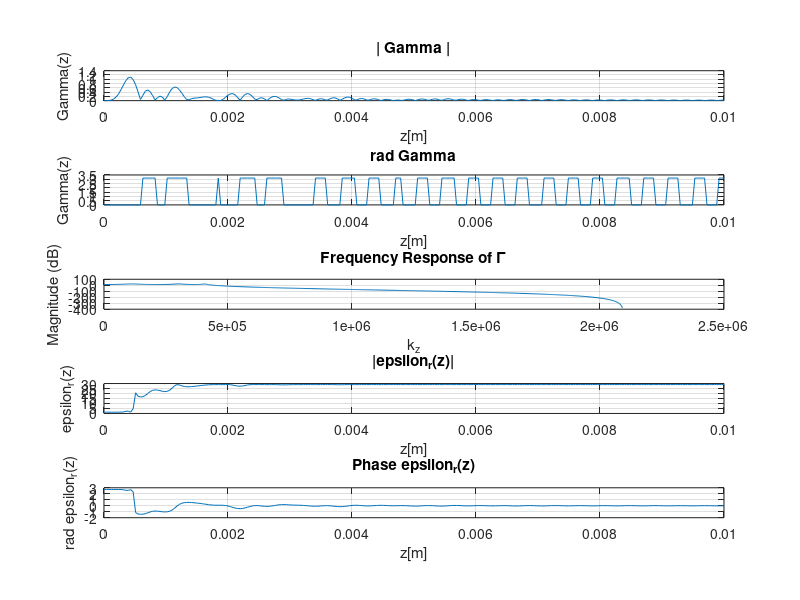
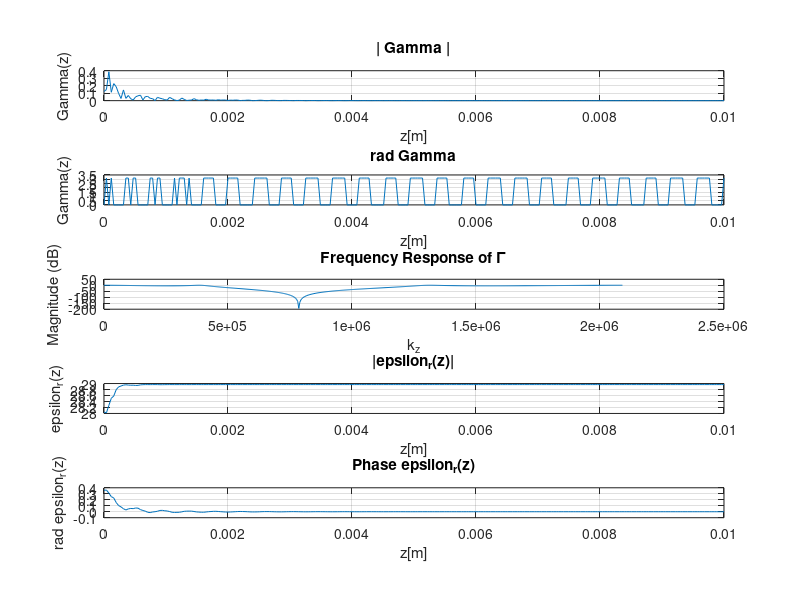
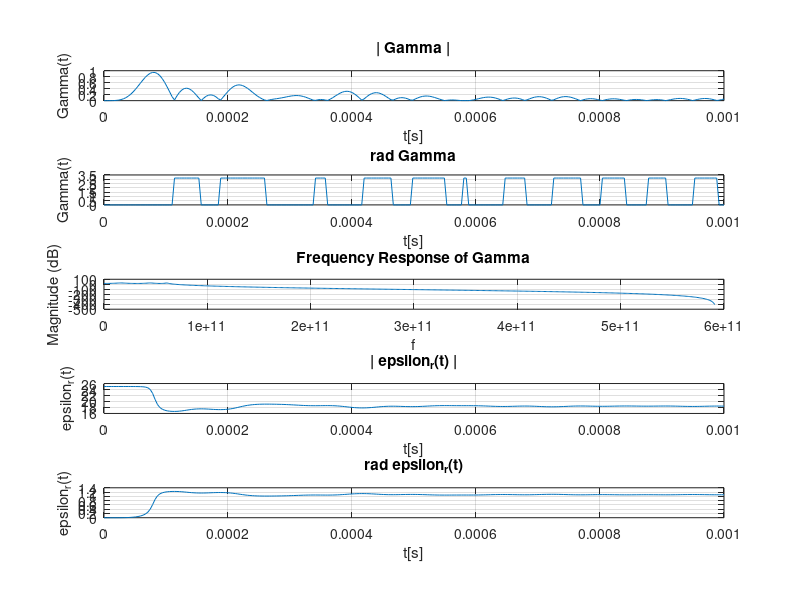
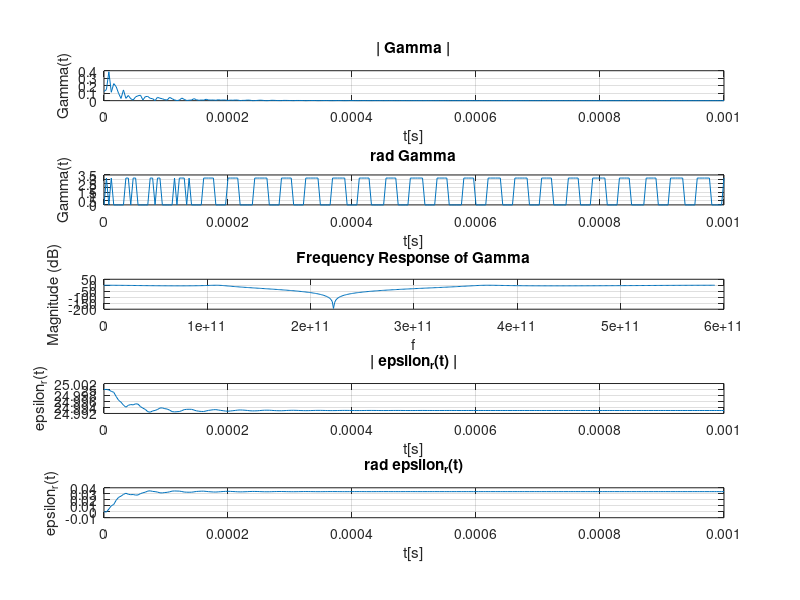

Write the MATLAB code that produced these figures, in order.
% Spacial variations
clear all;

L = 0.01;
N_L = 256;
mu_0 = pi*4e-7;
eps_0 = 8.85418782e-12;
omega = 2*pi*(10^(10));
Z_L = 0.7*1e2;
vp = 0.15e8;
z = linspace(0, L, N_L);

k = omega/vp;

% we use a chebyshev's Low Pass Filter

kc = k*1e2; % cutoff
ks = k*1e3; % sampling freq

% Design Chebyshev Type I filter coefficients
[bc, ac] = cheby1(6,10,kc/(ks/2));

% take delta function as input
x = [1, zeros(1, N_L-1)];

Gamma = filter(bc/0.08, ac, x); % Gamma(z)
[Hz, kz] = freqz(bc/0.08,ac,[],ks); % freq resp

dGamma = gradient(Gamma); % Gamma'(z)

% find a and b
a = -2*dGamma.*(1./(1-Gamma.^2));
b = 4*1j*omega*sqrt(mu_0)*(Gamma./(1-Gamma.^2));

% Numerically integrate a from L to z
int_a = cumtrapz(a)*(L/N_L) - trapz(a)*(L/N_L);

% Calculate I(z)
I = exp(-int_a);
D = cumtrapz(I.*b)*(L/N_L) - trapz(I.*b)*(L/N_L);

% find eps(z)
epsz = ( I(N_L)*(Z_L/sqrt(mu_0))*I.^(-1) + I.^(-1).*D ).^(-2);

figure1=figure('Position', [100, 100, 1024, 1200]);
subplot(5,1,1)
plot(z, abs(Gamma))
grid("on")
xlabel("z[m]")
ylabel("\Gamma(z)")
title("| \Gamma |")

subplot(5,1,2)
plot(z, angle(Gamma))
grid("on")
xlabel("z[m]")
ylabel("\Gamma(z)")
title("rad \Gamma")

subplot(5,1,3)
plot(kz, 20*log10(abs(Hz)));
xlabel('k_z');
ylabel('Magnitude (dB)');
grid("on")
title('Frequency Response of \Gamma');

subplot(5,1,4)
plot(z, abs(epsz/(eps_0)))
grid("on")
xlabel("z[m]")
ylabel("\epsilon_r(z)")
title("|\epsilon_r(z)|")

subplot(5,1,5)
plot(z, angle(epsz/(eps_0)))
grid("on")
xlabel("z[m]")
ylabel("rad \epsilon_r(z)")
title("Phase \epsilon_r(z)")

% take delta function as input
[bc,ac] = cheby1(3,5,[0.2 0.6],'stop');
x = [1, zeros(1, N_L-1)];

Gamma = filter(bc, ac, x); % Gamma(z)
[Hz, kz] = freqz(bc,ac,[],ks); % freq resp

dGamma = gradient(Gamma); % Gamma'(z)k
% find a and b
a = -2*dGamma.*(1./(1-Gamma.^2));
b = 4*1j*omega*sqrt(mu_0)*(Gamma./(1-Gamma.^2));

% Numerically integrate a from L to z
int_a = cumtrapz(a)*(L/N_L) - trapz(a)*(L/N_L);

% Calculate I(z)
I = exp(-int_a);
D = cumtrapz(I.*b)*(L/N_L) - trapz(I.*b)*(L/N_L);

% find eps(z)
epsz = ( I(N_L)*(Z_L/sqrt(mu_0))*I.^(-1) + I.^(-1).*D ).^(-2);

% ode

figure1_1=figure('Position', [100, 100, 1024, 1200]);
subplot(5,1,1)
plot(z, abs(Gamma))
grid("on")
xlabel("z[m]")
ylabel("\Gamma(z)")
title("| \Gamma |")

subplot(5,1,2)
plot(z, angle(Gamma))
grid("on")
xlabel("z[m]")
ylabel("\Gamma(z)")
title("rad \Gamma")

subplot(5,1,3)
plot(kz, 20*log10(abs(Hz)));
xlabel('k_z');
ylabel('Magnitude (dB)');
grid("on")
title('Frequency Response of \Gamma');

subplot(5,1,4)
plot(z, abs(epsz/(eps_0)))
grid("on")
xlabel("z[m]")
ylabel("\epsilon_r(z)")
title("|\epsilon_r(z)|")

subplot(5,1,5)
plot(z, angle(epsz/(eps_0)))
grid("on")
xlabel("z[m]")
ylabel("rad \epsilon_r(z)")
title("Phase \epsilon_r(z)")

T = 0.001;
N_T = 256;
t = linspace(0, T, N_T);
mu_0 = pi*4e-7;
eps_0 = 8.85418782e-12;
omega = 2*pi*(10^(10));
Z_L = 0.7*1e2;
vp = 0.15e8;

% we use a chebyshev's Low Pass Filter

fc = omega; % cutoff frequency
fs = omega*6*pi; % sampling freq

% Design Chebyshev Type I filter coefficients
[bc, ac] = cheby1(6,10,fc/(fs/2));

% take delta function as input so that output will give Gamma(t)
x = [1, zeros(1, N_T-1)];

Gamma = filter(bc/0.05, ac, x); % Gamma(z)
[Ht, ft] = freqz(bc/0.05,ac,[],fs); % freq resp

dGamma = gradient(Gamma); % Gamma'(z)


a = -2*dGamma.*(1./(1-Gamma.^2));
b = 4*1j*omega*sqrt(mu_0)*(Gamma./(1-Gamma.^2));

% Numerically integrate a from L to z
int_a = cumtrapz(a)*(T/N_T) - cumtrapz(a(1))*(T/N_T);

% Calculate I(z)
I = exp(int_a);

D = cumtrapz(I.*b)*(T/N_T) - cumtrapz(I(1)*b(1))*(T/N_T);
epst = ( I(1)*(1/(5*sqrt(eps_0)))*I.^(-1) - I.^(-1).*D ).^(-2);

figure2=figure('Position', [100, 100, 1024, 1200]);
subplot(5,1,1)
plot(t, abs(Gamma))
grid("on")
xlabel("t[s]")
ylabel("\Gamma(t)")
title("| \Gamma |")

subplot(5,1,2)
plot(t, angle(Gamma))
grid("on")
xlabel("t[s]")
ylabel("\Gamma(t)")
title("rad \Gamma")

subplot(5,1,3)
plot(ft, 20*log10(abs(Ht)));
xlabel('f');
ylabel('Magnitude (dB)');
grid("on")
title('Frequency Response of Gamma');

subplot(5,1,4)
plot(t, abs(epst/(eps_0)))
grid("on")
xlabel("t[s]")
ylabel("\epsilon_r(t)")
title("| \epsilon_r(t) |")

subplot(5,1,5)
plot(t, angle(epst/(eps_0)))
grid("on")
xlabel("t[s]")
ylabel("\epsilon_r(t)")
title("rad \epsilon_r(t)")

[bc, ac] = cheby1(3,5,[0.2 0.6],'stop');

% take delta function as input so that output will give Gamma(t)
x = [1, zeros(1, N_T-1)];

Gamma = filter(bc, ac, x); % Gamma(z)
[Ht, ft] = freqz(bc,ac,[],fs); % freq resp

dGamma = gradient(Gamma); % Gamma'(z)

a = -2*dGamma.*(1./(1-Gamma.^2));
b = 4*1j*omega*sqrt(mu_0)*(Gamma./(1-Gamma.^2));

% Numerically integrate a from L to z
int_a = cumtrapz(a)*(T/N_T) - cumtrapz(a(1))*(T/N_T);

% Calculate I(z)
I = exp(int_a);

D = cumtrapz(I.*b)*(T/N_T) - cumtrapz(I(1)*b(1))*(T/N_T);
epst = ( I(1)*(1/(5*sqrt(eps_0)))*I.^(-1) - I.^(-1).*D ).^(-2);

figure2_1=figure('Position', [100, 100, 1024, 1200]);
subplot(5,1,1)
plot(t, abs(Gamma))
grid("on")
xlabel("t[s]")
ylabel("\Gamma(t)")
title("| \Gamma |")

subplot(5,1,2)
plot(t, angle(Gamma))
grid("on")
xlabel("t[s]")
ylabel("\Gamma(t)")
title("rad \Gamma")

subplot(5,1,3)
plot(ft, 20*log10(abs(Ht)));
xlabel('f');
ylabel('Magnitude (dB)');
grid("on")
title('Frequency Response of Gamma');

subplot(5,1,4)
plot(t, abs(epst/(eps_0)))
grid("on")
xlabel("t[s]")
ylabel("\epsilon_r(t)")
title("| \epsilon_r(t) |")

subplot(5,1,5)
plot(t, angle(epst/(eps_0)))
grid("on")
xlabel("t[s]")
ylabel("\epsilon_r(t)")
title("rad \epsilon_r(t)")
